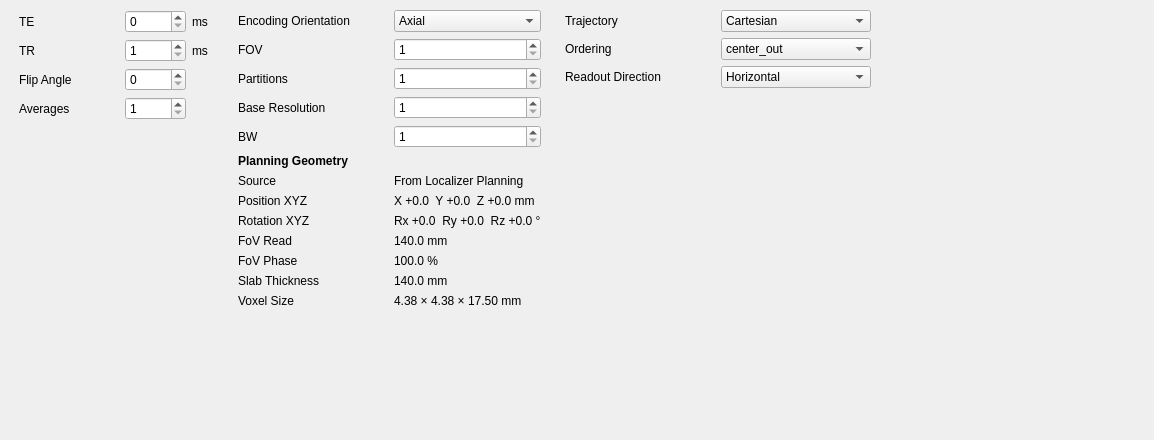
<?xml version="1.0" encoding="UTF-8"?>
<ui version="4.0">
 <class>Form</class>
 <widget class="QWidget" name="Form">
  <property name="geometry">
   <rect>
    <x>0</x>
    <y>0</y>
    <width>1154</width>
    <height>440</height>
   </rect>
  </property>
  <property name="windowTitle">
   <string>Form</string>
  </property>
  <widget class="QLabel" name="label_8">
   <property name="geometry">
    <rect>
     <x>534</x>
     <y>46</y>
     <width>16</width>
     <height>16</height>
    </rect>
   </property>
   <property name="text">
    <string/>
   </property>
  </widget>
  <widget class="QWidget" name="layoutWidget">
   <property name="geometry">
    <rect>
     <x>19</x>
     <y>10</y>
     <width>852</width>
     <height>483</height>
    </rect>
   </property>
   <layout class="QHBoxLayout" name="horizontalLayout">
    <item>
     <layout class="QGridLayout" name="gridLayout">
      <item row="0" column="2">
       <widget class="QLabel" name="label_3">
        <property name="text">
         <string>ms</string>
        </property>
       </widget>
      </item>
      <item row="3" column="0">
       <widget class="QLabel" name="label_15">
        <property name="text">
         <string>Flip Angle</string>
        </property>
       </widget>
      </item>
      <item row="3" column="1">
       <widget class="QSpinBox" name="FA_SpinBox"/>
      </item>
      <item row="1" column="2">
       <widget class="QLabel" name="label_4">
        <property name="text">
         <string>ms</string>
        </property>
       </widget>
      </item>
      <item row="0" column="1">
       <widget class="QSpinBox" name="TE_SpinBox">
        <property name="minimum">
         <number>0</number>
        </property>
        <property name="maximum">
         <number>10000</number>
        </property>
       </widget>
      </item>
      <item row="1" column="1">
       <widget class="QSpinBox" name="TR_SpinBox">
        <property name="minimum">
         <number>1</number>
        </property>
        <property name="maximum">
         <number>10000</number>
        </property>
       </widget>
      </item>
      <item row="0" column="0">
       <widget class="QLabel" name="label">
        <property name="minimumSize">
         <size>
          <width>100</width>
          <height>0</height>
         </size>
        </property>
        <property name="text">
         <string>TE</string>
        </property>
       </widget>
      </item>
      <item row="1" column="0">
       <widget class="QLabel" name="label_2">
        <property name="text">
         <string>TR</string>
        </property>
       </widget>
      </item>
      <item row="5" column="0">
       <spacer name="verticalSpacer">
        <property name="orientation">
         <enum>Qt::Vertical</enum>
        </property>
        <property name="sizeHint" stdset="0">
         <size>
          <width>20</width>
          <height>40</height>
         </size>
        </property>
       </spacer>
      </item>
      <item row="4" column="0">
       <widget class="QLabel" name="label_5">
        <property name="text">
         <string>Averages</string>
        </property>
       </widget>
      </item>
      <item row="4" column="1">
       <widget class="QSpinBox" name="NSA_SpinBox">
        <property name="minimum">
         <number>1</number>
        </property>
       </widget>
      </item>
     </layout>
    </item>
    <item>
     <spacer name="horizontalSpacer_2">
      <property name="orientation">
       <enum>Qt::Horizontal</enum>
      </property>
      <property name="sizeType">
       <enum>QSizePolicy::Fixed</enum>
      </property>
      <property name="sizeHint" stdset="0">
       <size>
        <width>18</width>
        <height>20</height>
       </size>
      </property>
     </spacer>
    </item>
    <item>
     <layout class="QGridLayout" name="gridLayout_2">
      <item row="3" column="0">
       <widget class="QLabel" name="label_9">
        <property name="minimumSize">
         <size>
          <width>150</width>
          <height>0</height>
         </size>
        </property>
        <property name="text">
         <string>Base Resolution</string>
        </property>
       </widget>
      </item>
      <item row="0" column="1">
       <widget class="QComboBox" name="Orientation_ComboBox">
        <property name="minimumSize">
         <size>
          <width>120</width>
          <height>0</height>
         </size>
        </property>
        <property name="currentText">
         <string>Axial</string>
        </property>
        <item>
         <property name="text">
          <string>Axial</string>
         </property>
        </item>
        <item>
         <property name="text">
          <string>Coronal</string>
         </property>
        </item>
        <item>
         <property name="text">
          <string>Sagittal</string>
         </property>
        </item>
       </widget>
      </item>
      <item row="1" column="1">
       <widget class="QSpinBox" name="FOV_SpinBox">
        <property name="minimumSize">
         <size>
          <width>120</width>
          <height>0</height>
         </size>
        </property>
        <property name="minimum">
         <number>1</number>
        </property>
        <property name="maximum">
         <number>99999</number>
        </property>
       </widget>
      </item>
      <item row="5" column="0">
       <widget class="QLabel" name="label_10">
        <property name="text">
         <string>BW</string>
        </property>
       </widget>
      </item>
      <item row="1" column="0">
       <widget class="QLabel" name="label_6">
        <property name="minimumSize">
         <size>
          <width>100</width>
          <height>0</height>
         </size>
        </property>
        <property name="text">
         <string>FOV</string>
        </property>
       </widget>
      </item>
      <item row="3" column="1">
       <widget class="QSpinBox" name="Baseresolution_SpinBox">
        <property name="minimumSize">
         <size>
          <width>120</width>
          <height>0</height>
         </size>
        </property>
        <property name="minimum">
         <number>1</number>
        </property>
        <property name="maximum">
         <number>1024</number>
        </property>
       </widget>
      </item>
      <item row="0" column="0">
       <widget class="QLabel" name="label_7">
        <property name="text">
         <string>Encoding Orientation</string>
        </property>
       </widget>
      </item>
      <item row="5" column="1">
       <widget class="QSpinBox" name="BW_SpinBox">
        <property name="minimumSize">
         <size>
          <width>120</width>
          <height>0</height>
         </size>
        </property>
        <property name="minimum">
         <number>1</number>
        </property>
        <property name="maximum">
         <number>99999</number>
        </property>
       </widget>
      </item>
      <item row="2" column="0">
       <widget class="QLabel" name="label_13">
        <property name="text">
         <string>Partitions</string>
        </property>
       </widget>
      </item>
      <item row="2" column="1">
       <widget class="QSpinBox" name="Slices_SpinBox">
        <property name="minimum">
         <number>1</number>
        </property>
        <property name="maximum">
         <number>256</number>
        </property>
       </widget>
      </item>
      <item row="7" column="0" colspan="2">
       <widget class="QLabel" name="PlanningHeader_Label">
        <property name="font">
         <font>
          <weight>75</weight>
          <bold>true</bold>
         </font>
        </property>
        <property name="text">
         <string>Planning Geometry</string>
        </property>
       </widget>
      </item>
      <item row="8" column="0">
       <widget class="QLabel" name="label_planning_source">
        <property name="text">
         <string>Source</string>
        </property>
       </widget>
      </item>
      <item row="8" column="1">
       <widget class="QLabel" name="PlanningSource_Value">
        <property name="minimumSize">
         <size>
          <width>120</width>
          <height>0</height>
         </size>
        </property>
        <property name="text">
         <string>From Localizer Planning</string>
        </property>
       </widget>
      </item>
      <item row="9" column="0">
       <widget class="QLabel" name="label_planning_position">
        <property name="text">
         <string>Position XYZ</string>
        </property>
       </widget>
      </item>
      <item row="9" column="1">
       <widget class="QLabel" name="PlanningPosition_Value">
        <property name="minimumSize">
         <size>
          <width>120</width>
          <height>0</height>
         </size>
        </property>
        <property name="text">
         <string>X +0.0  Y +0.0  Z +0.0 mm</string>
        </property>
       </widget>
      </item>
      <item row="10" column="0">
       <widget class="QLabel" name="label_planning_rotation">
        <property name="text">
         <string>Rotation XYZ</string>
        </property>
       </widget>
      </item>
      <item row="10" column="1">
       <widget class="QLabel" name="PlanningRotation_Value">
        <property name="minimumSize">
         <size>
          <width>120</width>
          <height>0</height>
         </size>
        </property>
        <property name="text">
         <string>Rx +0.0  Ry +0.0  Rz +0.0 &#176;</string>
        </property>
       </widget>
      </item>
      <item row="11" column="0">
       <widget class="QLabel" name="label_planning_fov_read">
        <property name="text">
         <string>FoV Read</string>
        </property>
       </widget>
      </item>
      <item row="11" column="1">
       <widget class="QLabel" name="PlanningFOVRead_Value">
        <property name="minimumSize">
         <size>
          <width>120</width>
          <height>0</height>
         </size>
        </property>
        <property name="text">
         <string>140.0 mm</string>
        </property>
       </widget>
      </item>
      <item row="12" column="0">
       <widget class="QLabel" name="label_planning_fov_phase">
        <property name="text">
         <string>FoV Phase</string>
        </property>
       </widget>
      </item>
      <item row="12" column="1">
       <widget class="QLabel" name="PlanningFOVPhase_Value">
        <property name="minimumSize">
         <size>
          <width>120</width>
          <height>0</height>
         </size>
        </property>
        <property name="text">
         <string>100.0 %</string>
        </property>
       </widget>
      </item>
      <item row="13" column="0">
       <widget class="QLabel" name="label_planning_slab_thickness">
        <property name="text">
         <string>Slab Thickness</string>
        </property>
       </widget>
      </item>
      <item row="13" column="1">
       <widget class="QLabel" name="PlanningSlabThickness_Value">
        <property name="minimumSize">
         <size>
          <width>120</width>
          <height>0</height>
         </size>
        </property>
        <property name="text">
         <string>140.0 mm</string>
        </property>
       </widget>
      </item>
      <item row="14" column="0">
       <widget class="QLabel" name="label_planning_voxel_size">
        <property name="text">
         <string>Voxel Size</string>
        </property>
       </widget>
      </item>
      <item row="14" column="1">
       <widget class="QLabel" name="PlanningVoxelSize_Value">
        <property name="minimumSize">
         <size>
          <width>120</width>
          <height>0</height>
         </size>
        </property>
        <property name="text">
         <string>4.38 &#215; 4.38 &#215; 17.50 mm</string>
        </property>
       </widget>
      </item>
      <item row="15" column="0">
       <spacer name="verticalSpacer_2">
        <property name="orientation">
         <enum>Qt::Vertical</enum>
        </property>
        <property name="sizeHint" stdset="0">
         <size>
          <width>20</width>
          <height>352</height>
         </size>
        </property>
       </spacer>
      </item>
     </layout>
    </item>
    <item>
     <spacer name="horizontalSpacer_3">
      <property name="orientation">
       <enum>Qt::Horizontal</enum>
      </property>
      <property name="sizeType">
       <enum>QSizePolicy::Minimum</enum>
      </property>
      <property name="sizeHint" stdset="0">
       <size>
        <width>18</width>
        <height>20</height>
       </size>
      </property>
     </spacer>
    </item>
    <item>
     <layout class="QGridLayout" name="gridLayout_3">
      <item row="1" column="1" colspan="2">
       <widget class="QComboBox" name="Ordering_ComboBox">
        <property name="minimumSize">
         <size>
          <width>150</width>
          <height>0</height>
         </size>
        </property>
        <item>
         <property name="text">
          <string>center_out</string>
         </property>
        </item>
        <item>
         <property name="text">
          <string>linear_up</string>
         </property>
        </item>
       </widget>
      </item>
      <item row="2" column="0">
 <widget class="QLabel" name="label_readout">
  <property name="text">
   <string>Readout Direction</string>
  </property>
 </widget>
</item>

<item row="2" column="1" colspan="2">
 <widget class="QComboBox" name="ReadoutDirection_ComboBox">
  <item>
   <property name="text">
    <string>Horizontal</string>
   </property>
  </item>
  <item>
   <property name="text">
    <string>Vertical</string>
   </property>
  </item>
 </widget>
</item>
      <item row="3" column="1">
       <spacer name="verticalSpacer_3">
        <property name="orientation">
         <enum>Qt::Vertical</enum>
        </property>
        <property name="sizeHint" stdset="0">
         <size>
          <width>20</width>
          <height>238</height>
         </size>
        </property>
       </spacer>
      </item>
      <item row="0" column="0">
       <widget class="QLabel" name="label_11">
        <property name="minimumSize">
         <size>
          <width>150</width>
          <height>0</height>
         </size>
        </property>
        <property name="text">
         <string>Trajectory</string>
        </property>
       </widget>
      </item>
      <item row="0" column="1" colspan="2">
       <widget class="QComboBox" name="Trajectory_ComboBox">
        <property name="minimumSize">
         <size>
          <width>150</width>
          <height>0</height>
         </size>
        </property>
        <item>
         <property name="text">
          <string>Cartesian</string>
         </property>
        </item>
       </widget>
      </item>
      <item row="1" column="0">
       <widget class="QLabel" name="label_12">
        <property name="minimumSize">
         <size>
          <width>150</width>
          <height>0</height>
         </size>
        </property>
        <property name="text">
         <string>Ordering</string>
        </property>
       </widget>
      </item>
     </layout>
    </item>
   </layout>
  </widget>
 </widget>
 <resources/>
 <connections/>
</ui>
